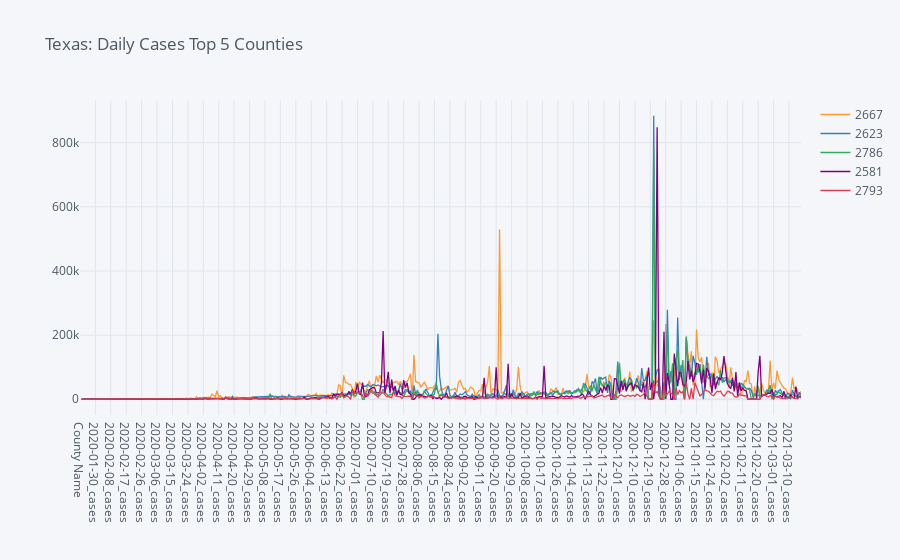

Source (notebook cell):
### Markdown cell above
#### From the top 5 counties a significant peak in cases can be seen towards the end of the year of 2020

### Code cell
TDCSF.T.iplot(kind='scatter', title='Texas: Daily Cases Top 5 Counties')

### Figure 1 — Plotly figure (JSON) as saved in the notebook; plotly's stock layout.template omitted (floating-point values rounded to 4 significant figures; data arrays with more than 128 entries replaced by an {"elided": "..."} marker saying what was removed)
{"data": [{"line": {"color": "rgba(255, 153, 51, 1.0)", "dash": "solid", "shape": "linear", "width": 1.3}, "mode": "lines", "name": "2667", "text": "", "type": "scatter", "x": {"elided": "422 str values"}, "y": {"elided": "422 mixed values"}}, {"line": {"color": "rgba(55, 128, 191, 1.0)", "dash": "solid", "shape": "linear", "width": 1.3}, "mode": "lines", "name": "2623", "text": "", "type": "scatter", "x": {"elided": "422 str values"}, "y": {"elided": "422 mixed values"}}, {"line": {"color": "rgba(50, 171, 96, 1.0)", "dash": "solid", "shape": "linear", "width": 1.3}, "mode": "lines", "name": "2786", "text": "", "type": "scatter", "x": {"elided": "422 str values"}, "y": {"elided": "422 mixed values"}}, {"line": {"color": "rgba(128, 0, 128, 1.0)", "dash": "solid", "shape": "linear", "width": 1.3}, "mode": "lines", "name": "2581", "text": "", "type": "scatter", "x": {"elided": "422 str values"}, "y": {"elided": "422 mixed values"}}, {"line": {"color": "rgba(219, 64, 82, 1.0)", "dash": "solid", "shape": "linear", "width": 1.3}, "mode": "lines", "name": "2793", "text": "", "type": "scatter", "x": {"elided": "422 str values"}, "y": {"elided": "422 mixed values"}}], "layout": {"legend": {"bgcolor": "#F5F6F9", "font": {"color": "#4D5663"}}, "paper_bgcolor": "#F5F6F9", "plot_bgcolor": "#F5F6F9", "title": {"font": {"color": "#4D5663"}, "text": "Texas: Daily Cases Top 5 Counties"}, "xaxis": {"gridcolor": "#E1E5ED", "showgrid": true, "tickfont": {"color": "#4D5663"}, "title": {"font": {"color": "#4D5663"}, "text": ""}, "zerolinecolor": "#E1E5ED"}, "yaxis": {"gridcolor": "#E1E5ED", "showgrid": true, "tickfont": {"color": "#4D5663"}, "title": {"font": {"color": "#4D5663"}, "text": ""}, "zerolinecolor": "#E1E5ED"}}}
